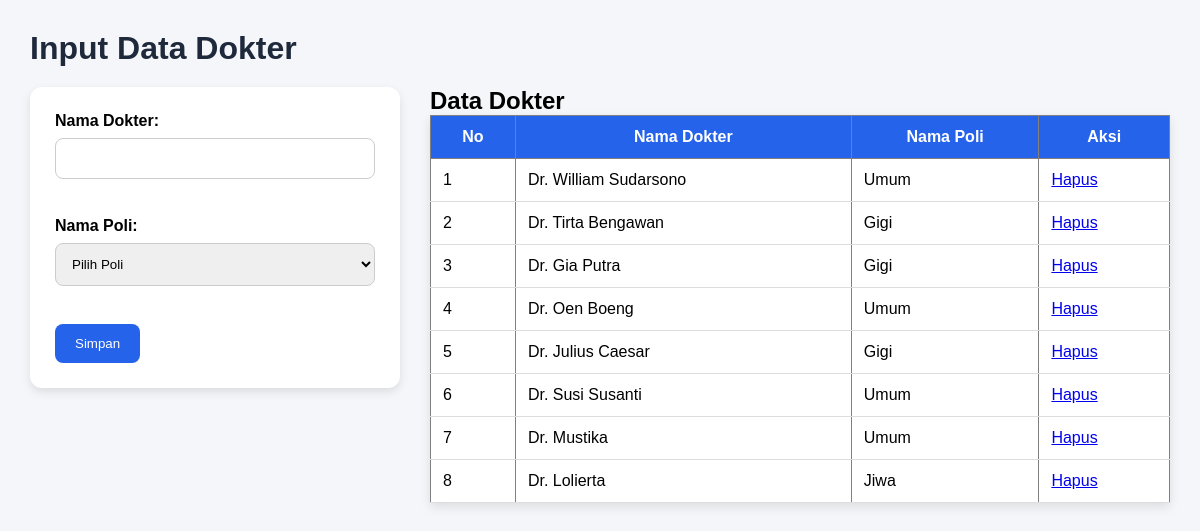
The app's page /input_dokter.php with its own data.
### tables this page shows
CREATE TABLE IF NOT EXISTS `dokter` (
  `id_dokter` int NOT NULL AUTO_INCREMENT,
  `nama_dokter` varchar(100) DEFAULT NULL,
  `id_poli` int DEFAULT NULL,
  PRIMARY KEY (`id_dokter`)
);

CREATE TABLE IF NOT EXISTS `poli` (
  `id_poli` int NOT NULL AUTO_INCREMENT,
  `nama_poli` varchar(100) DEFAULT NULL,
  PRIMARY KEY (`id_poli`)
);

### input_dokter.php (the view, shortened to what this page needs)
<!DOCTYPE html>
<html lang="en">
<head>
    <link rel="stylesheet" href="style.css">
</head>
<body>
    <div class="content">
        <h1>Input Data Dokter</h1>
        <div class="flex-box">
            <div class="form-box">
                <form action="simpan_dokter.php" method="POST">
                    <label for="nama_dokter">Nama Dokter:</label>
                    <input type="text" id="nama_dokter" name="nama_dokter" required><br><br>
                    <label for="nama_poli">Nama Poli:</label>
                    <select id="nama_poli" name="nama_poli" required>
                        <option value="">Pilih Poli</option>
                    </select><br><br>
                    <input type="submit" value="Simpan">
                </form>
            </div>
            <div class="table-box">
                <h2>Data Dokter</h2>
                <table border="1">
                    <tr>
                        <th>No</th>
                        <th>Nama Dokter</th>
                        <th>Nama Poli</th>
                        <th>Aksi</th>
                    </tr>
                    <?php
                    $conn = new mysqli("localhost", "root", "", "data_rs");
                    $sql = "SELECT d.*, p.nama_poli FROM dokter d LEFT JOIN poli p ON d.id_poli = p.id_poli";
                    $result = $conn->query($sql);
                    if ($result->num_rows > 0) {
                        $no = 1;
                        while($row = $result->fetch_assoc()) {
                            echo "<tr>";
                            echo "<td>" . $no++ . "</td>";
                            echo "<td>" . $row["nama_dokter"] . "</td>";
                            echo "<td>" . $row["nama_poli"] . "</td>";
                            echo "<td> <a class='btn-hapus' href='hapus_dokter.php?id=".$row['id_dokter']."' onclick='return confirm(\"Yakin hapus?\")'> Hapus </a> </td>";
                            echo "</tr>";
                        }
                    } else {
                        echo "<tr><td colspan='4'>Tidak ada data dokter</td></tr>";
                    }
                    ?>
                </table>
            </div>
        </div>
    </div>
</body>
</html>

### style.css (style rules this page uses)
* { margin:0; padding:0; box-sizing:border-box; font-family:Arial, Helvetica, sans-serif; }
body { background:#f4f6f9; }
.content { flex:1; padding:30px; }
.content h1 { margin-bottom:20px; color:#1e293b; }
form { background:white; padding:25px; border-radius:12px; box-shadow:0 4px 10px rgba(0,0,0,0.1); max-width:600px; }
label { font-weight:bold; display:block; margin-bottom:8px; }
input[type="text"], input[type="date"], select { width:100%; padding:12px; margin-bottom:20px; border:1px solid #ccc; border-radius:8px; }
input[type="submit"] { background:#2563eb; color:white; border:none; padding:12px 20px; border-radius:8px; cursor:pointer; }
table { width:100%; border-collapse:collapse; background:white; box-shadow:0 4px 10px rgba(0,0,0,0.1); }
table th { background:#2563eb; color:white; padding:12px; }
table td { padding:12px; border-bottom:1px solid #ddd; }
.flex-box { display:flex; gap:30px; align-items:flex-start; }
.form-box { flex:1; }
.table-box { flex:2; }

### records on screen
dokter: nama_dokter "Dr. William Sudarsono", id_poli.nama_poli "Umum"
dokter: nama_dokter "Dr. Tirta Bengawan", id_poli.nama_poli "Gigi"
dokter: nama_dokter "Dr. Gia Putra", id_poli.nama_poli "Gigi"
dokter: nama_dokter "Dr. Oen Boeng", id_poli.nama_poli "Umum"
dokter: nama_dokter "Dr. Julius Caesar", id_poli.nama_poli "Gigi"
dokter: nama_dokter "Dr. Susi Susanti", id_poli.nama_poli "Umum"
dokter: nama_dokter "Dr. Mustika", id_poli.nama_poli "Umum"
dokter: nama_dokter "Dr. Lolierta", id_poli.nama_poli "Jiwa"
